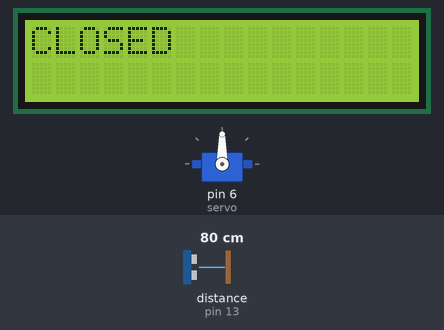
This sketch was run on a simulated Arduino Uno, built with avr-gcc and run on an emulated ATmega328P. On the bench: 16×2 character LCD, servo. Wiring (inferred from the names in the program): ultrasonic range finder: trigger pin 10; echo pin 13. The test bench sets the inputs (shaded band); at power-on: distance to the obstacle (sensor on pin 13) 80 cm. The echo pulse lasts 58.3 µs per cm.

Above: at 3.2 s.
3.3 s: distance to the obstacle (sensor on pin 13) set to 19 cm
4.8 s: distance to the obstacle (sensor on pin 13) set to 16 cm
At 5.8 s:
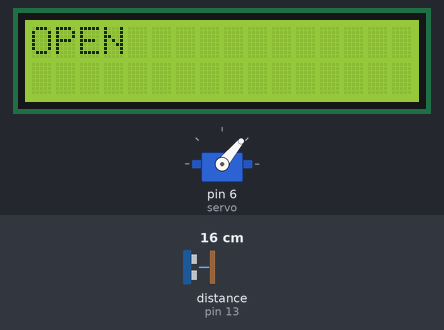
At 10.6 s:
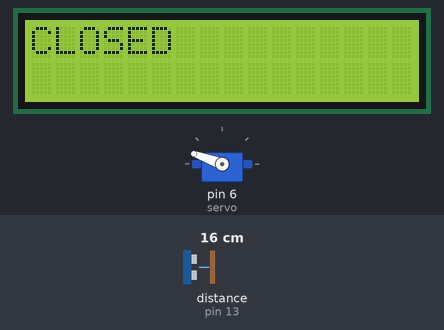
Timing chart, 0 to 12.3 s (numbered marks = the images above; inputs shaded):
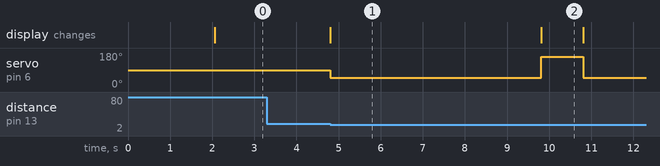

Measured:
- the behaviour switches between 18 and 17 cm on distance to the obstacle (sensor on pin 13) (found by bisection; images 0 and 1)
- after the input at 3.3 s, every drawn part: stays the same
- after the input at 4.8 s, servo on pin 6 (servo): 90° → 50° at once, → 160° 5.0 s later, → 50° 1.0 s later; the display: changes at once (image 1)
- what the display in image 1 shows lasts 5.0 s, from 4.8 s to 9.8 s
- what the display in image 2 shows lasts 1.0 s, from 9.8 s to 10.8 s

The sketch:

box_project.ino
```cpp
#include <LiquidCrystal.h>
#include <Servo.h>
const int rs = 12, en = 11, d4 = 5, d5 = 4, d6 = 3, d7 = 2;   //declaring the pins of the lcd
LiquidCrystal lcd(rs, en, d4, d5, d6, d7);      //assigning the pins of the lcd, creating lcd object
Servo Servo1;         //create a servo object
int trigPin = 10; //variables
int echoPin = 13;
int servo = 6;


void setup() {

  delay(2000);
  lcd.begin(16, 2);//turn the lcd on
  pinMode(trigPin, OUTPUT); //pinMode,trigPin on the ultrasonic sensor
  pinMode(echoPin, INPUT);  //pinMode, echoPin on the ultrasonic sensor
  lcd.print("CLOSED");      //start with closed because it starts closed first
  Servo1.attach(servo);     //assigning the servo the pin it was connected to(6)

}

void loop() {
 float duration, distance;    //declaring two variables
  digitalWrite(trigPin, LOW);   //testing ultrasonic sensor
  delayMicroseconds(2);

  digitalWrite(trigPin, HIGH);
  delayMicroseconds(10);
  digitalWrite(trigPin, LOW);

  duration = pulseIn(echoPin, HIGH);
  distance = (duration / 2) * 0.0344;   //calculating the distance

  if (distance <= 17){    //if the distance is less than or equal to 17 centimeters...
    Servo1.write(50);     //turn servo at angle 50 (open the box);
    lcd.clear();          //delete everything that was on the lcd screen
    lcd.print("OPEN");    //display "OPEN" on the lcd screen
    delay(5000);          //wait 5 seconds
    Servo1.write(160);    //turn the servo at angle 160(close the box)
    lcd.clear();          //delete everything that was on the lcd screen
    lcd.print("CLOSED");  //display "CLOSED" on the lcd screen
    delay(1000);          //wait 1 second

  }


}
```
